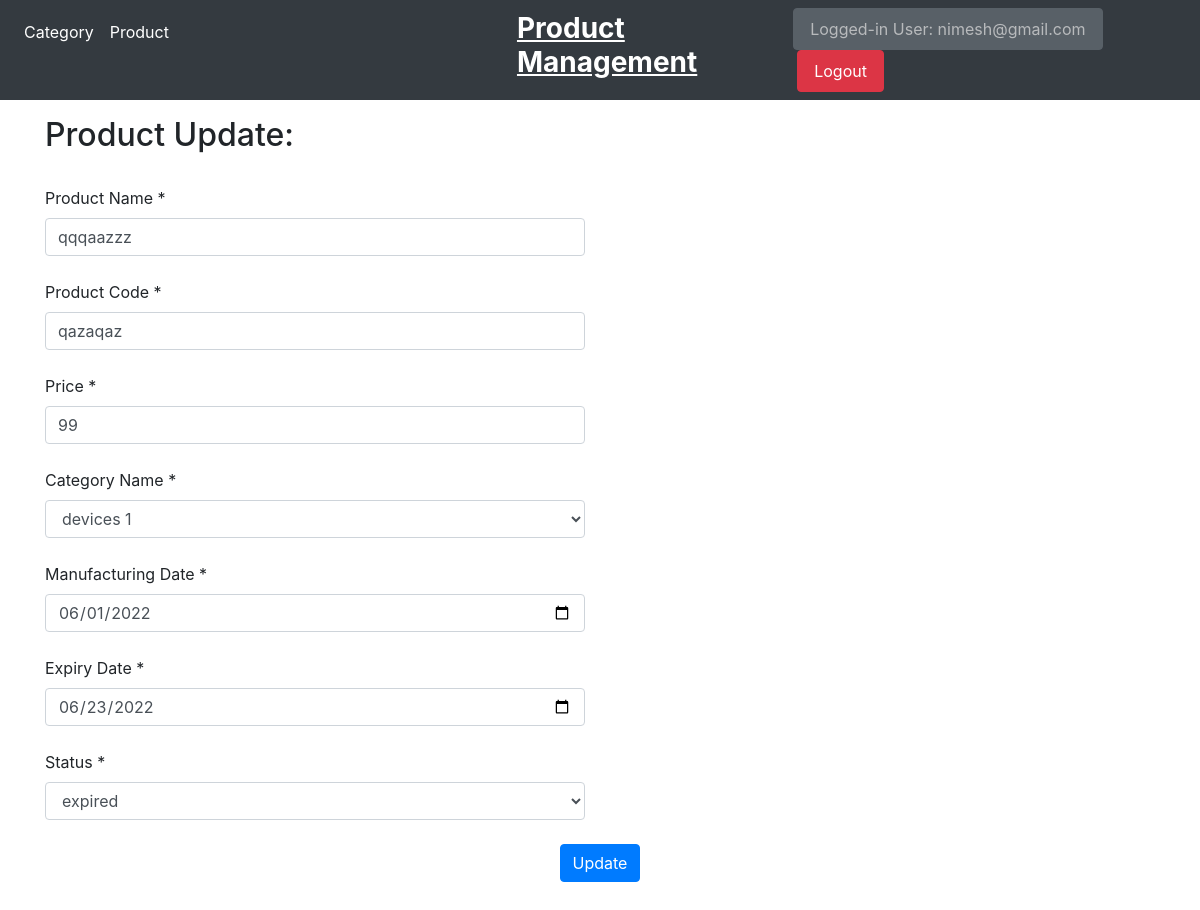
The app's page /product_update/14 (signed in) with its own data.
### product/models.py (models this page shows, shortened)
class Product(models.Model):
    user_id = models.ForeignKey(User, on_delete=models.CASCADE, null=True)
    name = models.CharField(max_length=120, verbose_name="Product Name", unique=True)
    product_code = models.CharField(max_length=10, verbose_name="Product Code")
    price = models.PositiveIntegerField(verbose_name="Price")
    price_updated = models.DateTimeField(blank=True, null=True)
    category_id = models.ForeignKey(Category, verbose_name="Category Name", on_delete=models.CASCADE, null=True)
    manufacturing_date = models.DateField(verbose_name="Manufacturing Date")
    expiry_date = models.DateField(verbose_name="Expiry Date")
    status = models.CharField(choices=STATUS, max_length=50)

### product/views.py (the view, shortened to what this page needs)
# urls.py: path('product_update/<int:pk>', ProductUpdate.as_view(), name="ProductUpdate"),
class ProductUpdate(UpdateView, LoginRequiredMixin):
    model = Product
    form_class = ProductForm
    template_name = "update_view.html"
    success_url = reverse_lazy('product:ProductList')
    def get_context_data(self, **kwargs):
        ctx = super(ProductUpdate, self).get_context_data(**kwargs)
        ctx['title'] = "Product Update Page"
        ctx['header'] = "Product Update"
        return ctx

### product/forms.py (shortened to what this page needs)
class ProductForm(forms.ModelForm):
    def __init__(self, *args, **kwargs):
        kwargs.setdefault('label_suffix', '')
        super(ProductForm, self).__init__(*args, **kwargs)
        for visible in self.visible_fields():
            visible.field.widget.attrs['class'] = 'form-control'
        datetime.today().strftime('%Y-%m-%d')
    class Meta:
        model = Product
        fields = ('name', 'product_code', 'price', 'category_id', 'manufacturing_date', 'expiry_date', 'status')
        widgets = {
            'manufacturing_date': DateInput(attrs={'type': 'date', "max": datetime.today().strftime('%Y-%m-%d')}),
            'expiry_date': DateInput(attrs={'type': 'date'}),
        }

### account/views.py (called while the page is built)
    def dispatch(self, request, *args, **kwargs):
        if not self.request.user.is_authenticated:
            return redirect("account:login")
        return super().dispatch(request, *args, **kwargs)

### product/models.py (called while the page is built)
    def __str__(self):
        return self.category_name

### templates/update_view.html (shortened to what this page needs)
{% extends "base.html" %}
{% block body %}
<div class="container">
    <h2 class="mt-3">{{header}}:</h2>
    <form method="post">
      <div class="row">
        <div class="form-group col-6">
        {% for field in form %}
          <br>
          {{ field.label_tag }}
          {% if field.field.required %} <span class="required_sign">*</span> {% endif %}
          {{ field }}
        {% endfor %}
          </div>
      </div>
      <center><button type="submit" class="btn btn-primary mt-2 mb-5">Update</button></center>
    </form>
</div>
{% endblock %}

### templates/base.html (shortened to what this page needs)
<!DOCTYPE html>
<html lang="en">
<head>
    <link rel="stylesheet" href="https://cdnjs.cloudflare.com/ajax/libs/twitter-bootstrap/4.5.2/css/bootstrap.css">
    <link rel="stylesheet" href="https://cdn.datatables.net/1.11.4/css/dataTables.bootstrap4.min.css">
    <link rel="stylesheet" href="https://cdn.jsdelivr.net/npm/bootstrap@4.6.1/dist/css/bootstrap.min.css">
</head>
<body>
    <nav class="navbar navbar-expand-lg navbar-light bg-dark">
        <div class="collapse navbar-collapse" id="navbarSupportedContent">
            {% if request.user.is_authenticated %}
                  <ul class="navbar-nav mr-auto">
                    <li class="nav-item">
                      <a class="nav-link" style="color:white" href="{% url 'product:CategoryList' %}">Category</a>
                    </li>
                    <li class="nav-item">
                      <a class="nav-link" style="color:white" href="{% url 'product:ProductList' %}">Product</a>
                    </li>
                    <li>
                      <h3 style="color: white; font-weight: bold; margin-left: 340px; text-decoration: underline;">Product Management</h3>
                    </li>
                  </ul>
                  <form class="form-inline my-2 my-lg-0">
                        {% if request.user.is_authenticated %}
                            <button class="nav-link btn btn-secondary" disabled> Logged-in User: {{request.user}}</button>
                        {% endif %}
                      <a class="nav-link btn btn-danger ml-1" style="color:white" href="{% url 'account:logout' %}">Logout</a>
                  </form>
            {% endif %}
        </div>
    </nav>
    {% block body %}{% endblock %}
</body>
</html>

### records on screen
Product: form "qqqaazzz" "qazaqaz" "99" "devices 1" "06/01/2022" "06/23/2022" "expired"

### other values on screen
{{ request.user }} "nimesh@gmail.com"
{{ header }} "Product Update"
{{ field.label_tag }} "Product Name" "Product Code" "Price" "Category Name" "Manufacturing Date" "Expiry Date" "Status"
